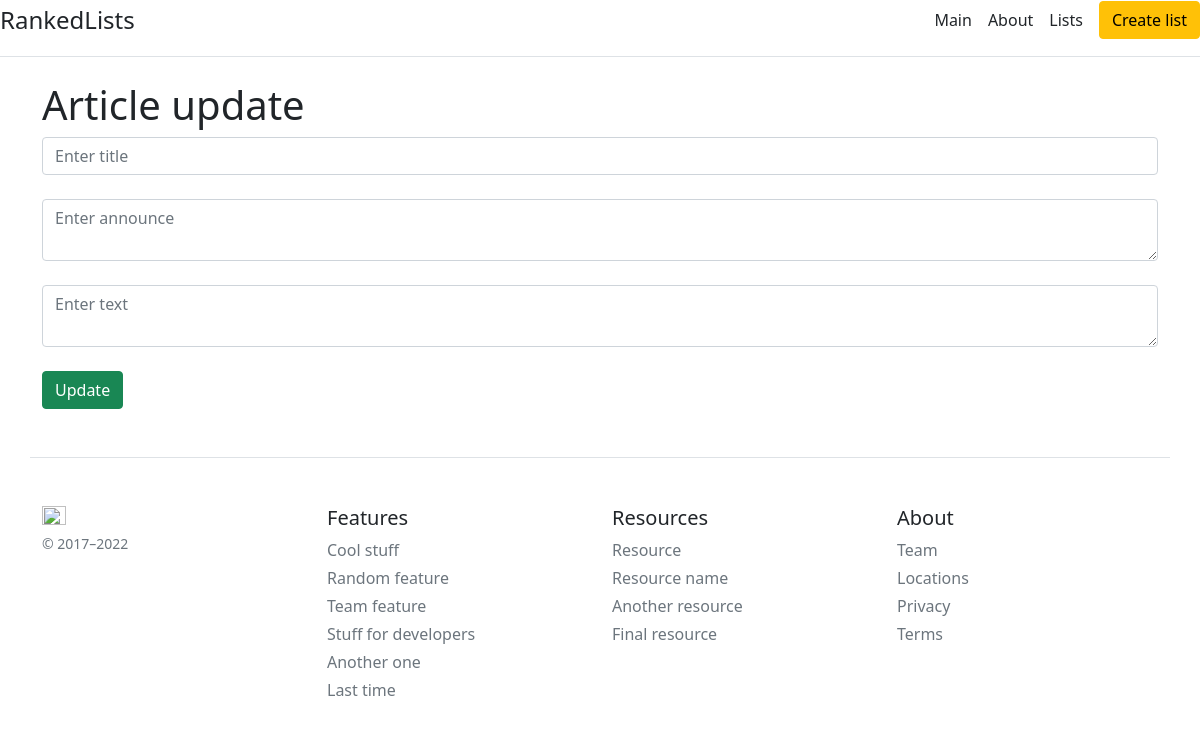
Before: /posts/100/update with the older database file.
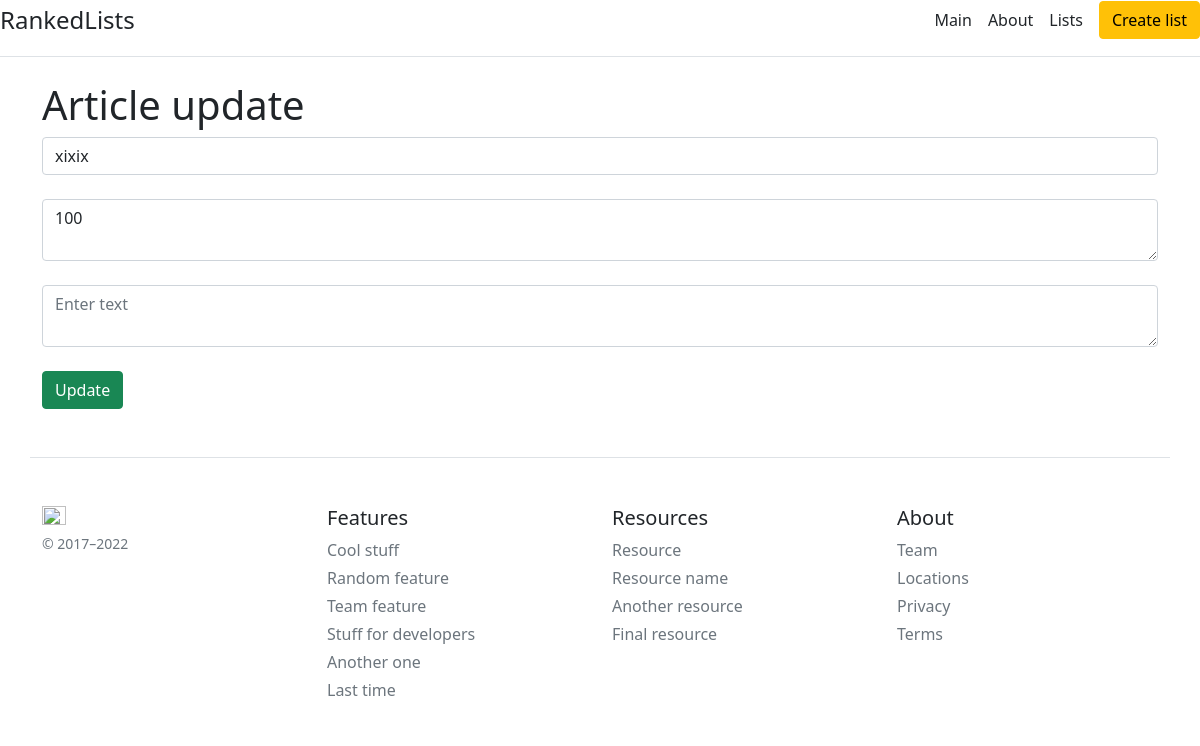
After: the same page with the newer database file.
### app.py (models this page shows, shortened)
class Article(db.Model):
    id = db.Column(db.Integer, primary_key=True)
    title = db.Column(db.String(100), nullable=False)
    rank = db.Column(db.Integer,nullable=False)
    text = db.Column(db.Text, nullable=False)
    date = db.Column(db.DateTime, default=datetime.utcnow)
    list_id = db.Column(db.Integer,nullable=False)

### app.py (the view)
@app.route('/posts/<int:id>/update', methods=['POST', 'GET'])
def create_update(id):
    article = Article.query.get(id)
    if request.method == 'POST':
        article.title = request.form['title']
        article.rank = request.form['rank']
        article.text = request.form['text']
        try:
            db.session.commit()
            return redirect('/posts')
        except:
            return "An error occurred while editing the article"
    else:
        return render_template("post_update.html", article=article)

### templates/post_update.html (shortened to what this page needs)
{% extends 'base.html' %}
{% block body %}
<div class='container'>
	<h1>Article update</h1>
	<form method='post'>
		<input type='text' name='title' id='title' class='form-control' value="{{ article.title }}" placeholder="Enter title"><br>
		<textarea name='rank' id='rank' class='form-control' placeholder="Enter announce">{{ article.rank }}</textarea><br>
		<textarea name='text' id='text' class='form-control' placeholder="Enter text">{{ article.text }}</textarea><br>
		<input type='submit' class='btn btn-success' value='Update'>
	</form>
</div>
{% endblock %}

Changed rows visible on the page:
added Article: title "xixix", rank "100"
